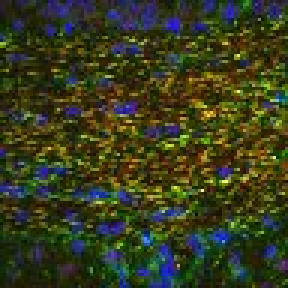
#> input picture studies/nor/web/drive_thumbs/10jC8411tLLA3QDxjRaLrItSZYPUoh3si.jpg, 96 x 96 px (shown 3 times larger)
$ python naive_nor.py ../web/drive_thumbs/10jC8411tLLA3QDxjRaLrItSZYPUoh3si.jpg ../web/drive_thumbs/11ZyrnqdF_mX6HOfuJqYSqKUAstN6doDV.jpg
#> lines starting #> are read from the running program, lines starting #| are printed output that depends on the picture; after the words box and inside, x2 and y2 are one past the last pixel; in counts of white or black regions, pixels touching at a corner belong together; long printed decimals are rounded
### studies/nor/detection/nor.py
"""Scale-free Caspr-Nav-Caspr node detector + transform-invariance harness (prototype).

Every decision rule is expressed in units the image measures for itself (R1): the unit is the
median Caspr component major-axis length, so nothing here carries a pixel or micrometre constant.
"""
import numpy as np
from scipy import ndimage as ndi

# ---------------------------------------------------------------- channels

# [6 lines left out: function load, not called in this run]


def quantile_valid(chan, q, valid=None):
    """Quantile over the imaged area only, so canvas padding cannot move the threshold."""
    v = chan if valid is None else chan[valid]
    if v.size == 0:
        v = chan
    return float(np.quantile(v, q))


def norm(c, valid=None):
    """Robust percentile normalisation: relative, so it survives a change of exposure or scale."""
    lo = quantile_valid(c, 0.01, valid); hi = quantile_valid(c, 0.995, valid)
    return np.clip((c - lo) / max(hi - lo, 1e-9), 0, 1)


# ---------------------------------------------------------------- components

def components(chan, keep_frac, valid=None):
    """Threshold at a fixed area fraction, label, and measure each blob's shape.

    keep_frac (not an absolute level) is what makes this scale-free: the same fraction of the
    imaged area is foreground at any zoom. Returns centroid, major-axis half-length, orientation.

    `valid` marks which pixels are real image rather than canvas padding. The quantile MUST be
    taken over the imaged area alone -- otherwise rotating an image, which pads the corners with
    black, silently makes the threshold more selective and the detector stops being invariant.
    """
    thr = quantile_valid(chan, 1.0 - keep_frac, valid)
    # `>=`, not `>`: a saturated image has many pixels tied at the top, and `>` selects none.
    mask = chan >= thr if thr >= chan.max() else chan > thr
    lab, n = ndi.label(mask)
    if n == 0:
        return []
    out = []
    for sl, i in zip(ndi.find_objects(lab), range(1, n + 1)):
        ys, xs = np.nonzero(lab[sl] == i)
        if ys.size < 4:
            continue
        ys = ys + sl[0].start
        xs = xs + sl[1].start
        cy, cx = ys.mean(), xs.mean()
        y, x = ys - cy, xs - cx
        cov = np.array([[(x * x).mean(), (x * y).mean()], [(x * y).mean(), (y * y).mean()]])
        w, v = np.linalg.eigh(cov)
        major = 2.0 * np.sqrt(max(w[-1], 1e-9))       # ~half-length along the long axis
        minor = 2.0 * np.sqrt(max(w[0], 1e-9))
        ang = np.arctan2(v[1, -1], v[0, -1])           # long-axis direction
        out.append(dict(cy=cy, cx=cx, major=major, minor=minor, ang=ang, area=float(ys.size)))
    return out


# [4 lines left out: function _ang_delta, not called in this run]


# ---------------------------------------------------------------- detection

P = dict(
    caspr_frac=0.15,      # fraction of pixels kept as Caspr foreground
    nav_frac=0.03,        # same for Nav
    nav_min_area=0.15,    # drop Nav specks below this fraction of the median Nav area
    win=2.0,              # local-axis window radius, in units
    reach=2.2,            # how far along the axis to look for a paranode, in units
    step=0.04,            # sampling step along the axis, in units
    min_run=0.10,         # a paranode must be present over at least this run, in units
)


def _bilinear(img, y, x):
    h, w = img.shape
    y = np.clip(y, 0, h - 1.001); x = np.clip(x, 0, w - 1.001)
    y0 = np.floor(y).astype(int); x0 = np.floor(x).astype(int)
    fy = y - y0; fx = x - x0
    return (img[y0, x0] * (1 - fy) * (1 - fx) + img[y0 + 1, x0] * fy * (1 - fx)
            + img[y0, x0 + 1] * (1 - fy) * fx + img[y0 + 1, x0 + 1] * fy * fx)


def detect(caspr, nav, p=P, valid=None):
    """Nav-centric: each Nav blob is a node candidate, confirmed by Caspr on BOTH sides of it.

    Working outward from the Nav blob rather than pairing Caspr blobs is what lets a node be
    found when its two paranodes are merged into one connected Caspr component -- which, in real
    dense fields, is the common case rather than the exception.

    Every distance below is a multiple of `unit`, the image's own measured Caspr length (R1).
    """
    cn, nn = norm(caspr, valid), norm(nav, valid)
    cs = components(cn, p['caspr_frac'], valid)
    nv = components(nn, p['nav_frac'], valid)
    if len(cs) < 2 or not nv:
        return [], dict(unit=np.nan, n_caspr=len(cs), n_nav=len(nv))

    unit = float(np.median([c['major'] for c in cs]))
    c_thr = quantile_valid(cn, 1.0 - p['caspr_frac'], valid)

    med_area = float(np.median([m['area'] for m in nv]))
    nv = [m for m in nv if m['area'] >= p['nav_min_area'] * med_area]

    cmask = (cn > c_thr).astype(float)
    ts = np.arange(p['step'], p['reach'], p['step']) * unit
    nodes = []
    for m in nv:
        cy, cx = m['cy'], m['cx']
        ang = _local_axis(cmask, cn, cy, cx, p['win'] * unit)
        if ang is None:
            continue
        dy, dx = np.sin(ang), np.cos(ang)
        sides = []
        for sgn in (+1, -1):
            prof = _bilinear(cmask, cy + sgn * dy * ts, cx + sgn * dx * ts)
            edge = _first_run(prof, ts, p['min_run'] * unit)
            sides.append(edge)
        if sides[0] is None or sides[1] is None:
            continue                      # Rule 1: a paranode on each side, or it is not a node
        gap = sides[0] + sides[1]
        nodes.append(dict(cy=cy, cx=cx, ang=ang, gap=gap, unit=unit,
                          gap_u=gap / unit, score=abs(sides[0] - sides[1]) / max(gap, 1e-9)))
    return nodes, dict(unit=unit, n_caspr=len(cs), n_nav=len(nv), c_thr=c_thr)


def _local_axis(cmask, cn, cy, cx, r):
    """Orientation of the Caspr structure around this point -- the axon direction, for free."""
    h, w = cmask.shape
    # floor/ceil, never int(): truncation is toward zero, so a window built with int() is not
    # the mirror of itself under a flip, and Tier-1 exactness dies by one pixel.
    y0, y1 = max(0, int(np.floor(cy - r))), min(h, int(np.ceil(cy + r)) + 1)
    x0, x1 = max(0, int(np.floor(cx - r))), min(w, int(np.ceil(cx + r)) + 1)
    sub = cmask[y0:y1, x0:x1] * cn[y0:y1, x0:x1]
    ys, xs = np.nonzero(sub > 0)
    if ys.size < 6:
        return None
    wgt = sub[ys, xs]
    yy = ys + y0 - cy; xx = xs + x0 - cx
    m = wgt.sum()
    cov = np.array([[(wgt * xx * xx).sum() / m, (wgt * xx * yy).sum() / m],
                    [(wgt * xx * yy).sum() / m, (wgt * yy * yy).sum() / m]])
    ev, evec = np.linalg.eigh(cov)
    if ev[-1] <= 0 or ev[-1] / max(ev[0], 1e-9) < 1.2:
        return None                        # too isotropic to call an axis
    return float(np.arctan2(evec[1, -1], evec[0, -1]))


def _first_run(prof, ts, min_run):
    """Distance to the near edge of the first sustained stretch of Caspr along the ray."""
    on = prof > 0.5
    i = 0
    n = len(on)
    while i < n:
        if on[i]:
            j = i
            while j < n and on[j]:
                j += 1
            if ts[j - 1] - ts[i] >= min_run:
                return float(ts[i])
            i = j
        else:
            i += 1
    return None


# ---------------------------------------------------------------- transforms

class T:
    """An affine map from source pixel coords to destination, kept explicit so the inverse is exact."""

    def __init__(self, name, M, out_shape, offset):
        self.name, self.M, self.out_shape, self.offset = name, M, out_shape, offset

    # [44 lines left out: functions apply, inv_points, make_T, transforms, not called in this run]


EXACT = {'identity', 'transpose', 'flip-lr', 'flip-ud', 'rot90', 'rot180'}


# ---------------------------------------------------------------- agreement

# [19 lines left out: function agree, not called in this run]

### studies/nor/detection/naive_nor.py
"""Naive first pass: border every suspected green-red-green triplet on the red-green image.

python3 naive_nor.py INPUT OUTDIR [--blue-mask]   (INPUT: 3-channel ImageJ TIFF, or an RGB PNG with red=Nav, green=Caspr)

--blue-mask blanks bright DAPI (nuclei) out of the red and green channels before detection and
leaves those pixels out of the thresholds, so red specks inside nuclei stop reading as nodes.
"""
import sys, os, math
import numpy as np
from scipy import ndimage as ndi
from PIL import Image, ImageDraw
import nor

def load(path):
    if path.lower().endswith(('.tif', '.tiff')):
        import tifffile
        with tifffile.TiffFile(path) as t:
            a = t.asarray().astype(np.float64)          # C,Y,X
            luts = (t.imagej_metadata or {}).get('LUTs')
            um = um_per_px(t.pages[0])
        if not luts or a.ndim != 3 or len(a) != 3:
            raise ValueError('expected a 3-channel ImageJ TIFF with display colours (LUTs)')
        cols = []
        for l in luts:
            l = np.asarray(l); cols.append('rgb'[int(np.argmax(l[:, -1]))])
        # by role, never by display colour (data/README.md): Caspr is the green-displayed channel,
        # DAPI the other channel of large blobs, Nav the rest
        g = cols.index('g')
        dapi = max((k for k in range(3) if k != g), key=lambda k: blob_area(a[k]))
        r = 3 - g - dapi
        print('display colours', cols, 'dapi ch', dapi, '-> caspr(green) ch', g, 'nav ch', r)
        return a[g], a[r], um, a[dapi]
    with Image.open(path) as f:
        im = np.asarray(f.convert('RGB')).astype(np.float64)
    return im[..., 1], im[..., 0], None, im[..., 2]

def um_per_px(page, tag='XResolution'):
    res = page.tags.get(tag)
    return 1 / res.value[0] * res.value[1] if res and res.value[0] else None


# [44 lines left out: functions pixel_height, file_info, blob_area, not called in this run]

def to8(c):
    lo, hi = np.quantile(c, 0.005), np.quantile(c, 0.998)
    return (np.clip((c - lo) / (hi - lo), 0, 1) * 255).astype(np.uint8)

BLUE_FRAC_OF_OTSU = 0.45   # Otsu alone hugs only the nucleus core; this catches its dim rim too
BLUE_GROW = 2              # px dilation past the threshold edge
BLUE_MIN_AREA = 30         # px; smaller bright-blue specks are not nuclei


# [10 lines left out: function blue_mask, not called in this run]


SHAPE_LEVEL = 0.7          # outline threshold, as a fraction of the detection thresholds


def element_mask(caspr, nav, nodes, info, valid):
    """Union of every detected triplet's pixels: Caspr or Nav foreground, confined to a narrow
    band along the node axis, keeping only the blobs that touch the axis line itself."""
    cn, nn = nor.norm(caspr, valid), nor.norm(nav, valid)
    # a looser level than detection used, so the outline reaches each paranode's dim tail
    fg = (cn > SHAPE_LEVEL * info['c_thr']) | (nn > SHAPE_LEVEL * nor.quantile_valid(nn, 1 - nor.P['nav_frac'], valid))
    H, W = fg.shape
    yy, xx = np.mgrid[0:H, 0:W]
    out = np.zeros_like(fg)
    for n in nodes:
        u = n['unit']; half_len = n['gap'] / 2 + 3.0 * u; half_w = max(1.2 * u, 3)
        r = int(np.ceil(half_len + 2))
        y0, y1 = max(0, int(n['cy']) - r), min(H, int(n['cy']) + r + 1)
        x0, x1 = max(0, int(n['cx']) - r), min(W, int(n['cx']) + r + 1)
        dy, dx = yy[y0:y1, x0:x1] - n['cy'], xx[y0:y1, x0:x1] - n['cx']
        along = dx * np.cos(n['ang']) + dy * np.sin(n['ang'])
        perp = -dx * np.sin(n['ang']) + dy * np.cos(n['ang'])
        band = (np.abs(along) <= half_len) & (np.abs(perp) <= half_w)
        sub = fg[y0:y1, x0:x1] & band
        lab, k = ndi.label(sub)
        axis = (np.abs(along) <= n['gap'] / 2 + u) & (np.abs(perp) <= 1.0)
        keep = np.unique(lab[axis & sub])
        el = np.isin(lab, keep[keep > 0])
        if not el.any():                     # nothing thresholded: fall back to the axis itself
            el = axis & (np.abs(along) <= n['gap'] / 2 + u)
        out[y0:y1, x0:x1] |= ndi.binary_closing(el, iterations=1) | el
    return out


def main(inp, out, use_mask=False):
#> called with use_mask = False
    os.makedirs(out, exist_ok=True)
    caspr, nav, um, dapi = load(inp)
#> in load, f is the input picture: PIL image 96x96 RGB; mean R, G, B 56, 60.5, 29.9
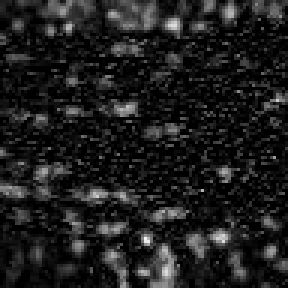
#> dapi: shape (96, 96) float64 (shown 3 times larger); min 0, max 245, mean 29.9
    caspr0, nav0 = caspr, nav   # QA images always show the original pixels
    valid = None
    if use_mask:
        bm = blue_mask(dapi)
        print(f'blue mask covers {bm.mean():.1%} of the image')
        valid = ~bm
        # blank to each channel's background level, so masked pixels are neither Caspr nor Nav
        caspr = np.where(bm, np.median(caspr[valid]), caspr)
        nav = np.where(bm, np.median(nav[valid]), nav)
    nodes, info = nor.detect(caspr, nav, valid=valid)
#> in norm, `lo = quantile_valid(c, 0.01, valid)`: lo = 20
#> in norm, `hi = quantile_valid(c, 0.995, valid)`: hi = 181
#> in norm (call 2), `lo = quantile_valid(c, 0.01, valid)`: lo = 10
#> in norm (call 2), `hi = quantile_valid(c, 0.995, valid)`: hi = 176
#> in norm (call 2), `return np.clip((c - lo) / max(hi - lo, 1e-9), 0, 1)`:
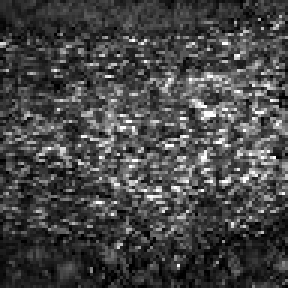
#> returned value: shape (96, 96) float64 (shown 3 times larger); min 0, max 1, mean 0.276
#> in components, `thr = quantile_valid(chan, 1.0 - keep_frac, valid)`: thr = 0.435
#> in components, `lab, n = ndi.label(mask)`: n = 377
#> the loop in components, `for sl, i in zip(ndi.find_objects(lab), range(1, n + 1)):` made 377 passes
#> (ys, xs) on passes 2 to 4: ([0], [0]), ([0], [0]), ([0, 1], [0, 0])
#> after the loop in components, `for sl, i in zip(ndi.find_objects(lab), range(1, n + 1)):`: out = 95 items
#> call 2 of components, with keep_frac = 0.03
#> in components (call 2), `thr = quantile_valid(chan, 1.0 - keep_frac, valid)`: thr = 0.753
#> in components (call 2), `lab, n = ndi.label(mask)`:
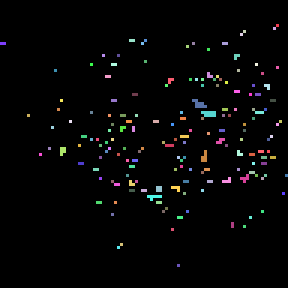
#> lab: shape (96, 96) int32 (shown 3 times larger); 170 distinct labels, from 0 to 169; one colour per label, 0 black
#> in components (call 2), `lab, n = ndi.label(mask)`: n = 169
#> the loop in components (call 2), `for sl, i in zip(ndi.find_objects(lab), range(1, n + 1)):` made 169 passes
#> after the loop in components (call 2), `for sl, i in zip(ndi.find_objects(lab), range(1, n + 1)):`: out = 10 items
#> in detect, `unit = float(np.median([c['major'] for c in cs]))`: unit = 2.25
#> in detect, `c_thr = quantile_valid(cn, 1.0 - p['caspr_frac'], valid)`: c_thr = 0.435
#> in detect, `med_area = float(np.median([m['area'] for m in nv]))`: med_area = 5
#> in detect, `ts = np.arange(p['step'], p['reach'], p['step']) * unit`: ts = 54 values from 0.0901 to 4.87
#> the loop in detect, `for m in nv:` made 10 passes
#> (cy, cx, y1 in _local_axis, x1 in _local_axis, cov in _local_axis) on passes 1 to 6: (34.22, 65.89, 40, 72, [[8.43, 3.67], [3.67, 8.22]]), (37.44, 69.22, 43, 75, [[8.67, 2.05], [2.05, 6.01]]), (46.5, 73, 53, 79, [[10.52, -2.48], [-2.48, 9.15]]), (49.8, 20.4, 56, 26, [[5.74, 0.925], [0.925, 10.14]]), (51.83, 67.67, 58, 74, [[6.04, -4.87], [-4.87, 13.21]]), (59, 81.2, 65, 87, [[9.73, -3.64], [-3.64, 5.66]])
#> after the loop in detect, `for m in nv:`: nodes = 10 items
#> nodes = 10 items; info = {'unit': 2.25, 'n_caspr': 95, 'n_nav': 10, 'c_thr': 0.435}
    print('detected', len(nodes), info)
#| detected 10 {'unit': 2.253, 'n_caspr': 95, 'n_nav': 10, 'c_thr': 0.4348}
    H, W = caspr.shape
    rgb = np.zeros((H, W, 3), np.uint8); rgb[..., 0] = to8(nav0); rgb[..., 1] = to8(caspr0)
#> after `rgb[..., 1] = to8(caspr0)`:
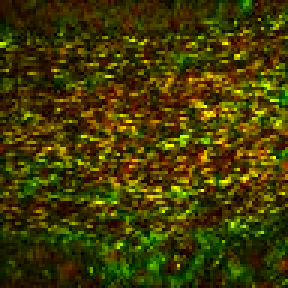
#> rgb: shape (96, 96, 3) (shown 3 times larger); mean of channels 0, 1, 2 66, 59.2, 0; drawn as R, G, B
    Image.fromarray(rgb).save(f'{out}/redgreen.png')
    if use_mask:
        mv = rgb.copy(); mv[..., 2] = to8(dapi) // 2
        edge = bm & ~ndi.binary_erosion(bm); mv[edge] = (0, 255, 255)
        Image.fromarray(mv).save(f'{out}/blue_mask_outline.png')
    # region around each triplet: along the axis, the node gap plus one paranode length each side
    regs = []
    for n in nodes:
        half_len = n['gap'] / 2 + n['unit'] * 1.2
        half_w = max(n['unit'] * 0.6, 3)
        regs.append((n['cx'], n['cy'], n['ang'], half_len, half_w))
#> this loop made 10 passes
#> after the loop, regs = 10 items, first 6: (65.89, 34.22, -2.37, 2.79, 3), (69.22, 37.44, -2.64, 2.79, 3), (73, 46.5, 2.49, 2.79, 3), (20.4, 49.8, 1.37, 2.79, 3), (67.67, 51.83, 2.04, 2.79, 3), (81.2, 59, 2.61, 2.79, 3)
    # overlay: trace each triplet's own green+red pixels and outline just outside them.
    # Drawn on a 3x-upscaled copy so the line is a third of an image pixel wide.
    shape = element_mask(caspr, nav, nodes, info, valid)
#> the loop in element_mask, `for n in nodes:` made 10 passes
#> (y0, y1, x0, x1, keep) on passes 1 to 3: (25, 44, 56, 75, [2]), (28, 47, 60, 79, [1]), (37, 56, 64, 83, [1])
    Z_OV = 3
    up = np.kron(shape, np.ones((Z_OV, Z_OV), bool))
#> up: shape (288, 288) bool; 2.9% white; 6 white regions, box (x1, y1, x2, y2) and area: (135, 177, 192, 204) 828, (204, 162, 267, 189) 531, (189, 99, 216, 123) 333, (51, 141, 72, 168) 297, (204, 123, 231, 147) 261, (198, 147, 216, 165) 189
    ring = ndi.binary_dilation(up) & ~up
#> ring: shape (288, 288) bool; 0.88% white in thin lines or dots, all inside (x1, y1, x2, y2) = (50, 98, 268, 205)
    ov = np.repeat(np.repeat(rgb, Z_OV, 0), Z_OV, 1)
    ov[ring] = (255, 255, 0)
#> ov: shape (288, 288, 3); mean of channels 0, 1, 2 67.6, 61, 0
    Image.fromarray(ov).save(f'{out}/overlay_yellow.png', optimize=True)
    # contact sheet: fixed-size square crops centred on each detection, upscaled, numbered
    S = int(math.ceil(max([2 * r[3] for r in regs] + [10]) + 8)); Z = max(1, 96 // S)
    cols = int(math.ceil(math.sqrt(max(len(regs), 1)) * 1.3))
    rows = int(math.ceil(len(regs) / cols)) if regs else 1
    cell = S * Z; pad = 4; lab = 12
    sheet = Image.new('RGB', (cols * (cell + pad) + pad, rows * (cell + pad + lab) + pad), (40, 40, 40))
#> sheet: PIL image 474x216 RGB; every value is 40
    sd = ImageDraw.Draw(sheet)
    big = np.pad(rgb, ((S, S), (S, S), (0, 0)))
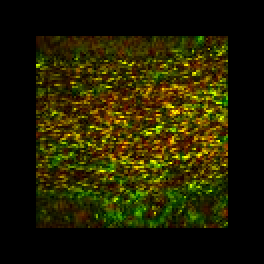
#> big: shape (132, 132, 3) (shown 2 times larger); mean of channels 0, 1, 2 34.9, 31.3, 0; drawn as R, G, B
    for k, (cx, cy, a, L, w) in enumerate(sorted(regs, key=lambda r: (round(r[1] / 100), r[0]))):
        y0 = int(round(cy)) + S - S // 2; x0 = int(round(cx)) + S - S // 2
        crop = Image.fromarray(big[y0:y0 + S, x0:x0 + S]).resize((cell, cell), Image.NEAREST)
        i, j = divmod(k, cols)
        X = pad + j * (cell + pad); Y = pad + i * (cell + pad + lab)
        sheet.paste(crop, (X, Y + lab)); sd.text((X + 1, Y), str(k + 1), fill=(255, 255, 0))
#> this loop made 10 passes
#> (cx, cy, a) on passes 1 to 8: (20.4, 49.8, 1.37), (65.89, 34.22, -2.37), (69.22, 37.44, -2.64), (73, 46.5, 2.49), (50.83, 65.17, -2.6), (52.5, 62.5, 3.06), (58.25, 62.25, 2.7), (67.67, 51.83, 2.04)
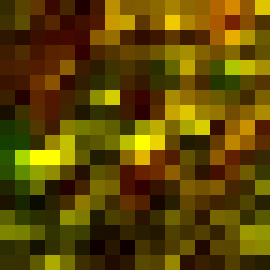
#> crop: PIL image 90x90 RGB (shown 3 times larger); mean R, G, B 93.4, 70.6, 0
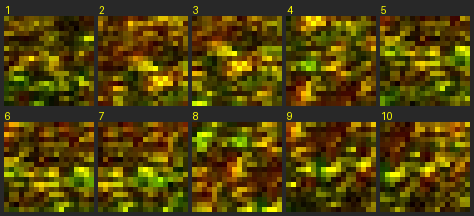
#> sheet: PIL image 474x216 RGB; mean R, G, B 82.4, 67.4, 8.3
    sheet.save(f'{out}/contact_sheet.png')
    print('crop px', S, 'zoom', Z, 'sheet', sheet.size, 'um/px', um)
#| crop px 18 zoom 5 sheet (474, 216) um/px None

if __name__ == '__main__':
    main(sys.argv[1], sys.argv[2], '--blue-mask' in sys.argv[3:])

$ run again, on studies/nor/web/drive_thumbs/123u8fED7ps41AfrzStTK26ZMRBBx1ZgO.jpg
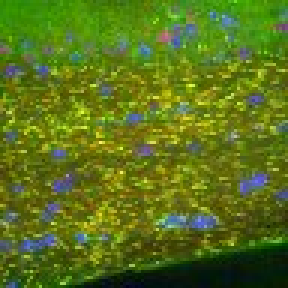
#> input picture studies/nor/web/drive_thumbs/123u8fED7ps41AfrzStTK26ZMRBBx1ZgO.jpg, 96 x 96 px (shown 3 times larger)
#> in load, f is the input picture: PIL image 96x96 RGB; mean R, G, B 90.1, 115.3, 25.5
#> lo = 19.15
#> hi = 210
#> thr = 0.675
#> mask: shape (96, 96) bool; 14.7% white in thin lines or dots
#> lab: shape (96, 96) int32; 384 distinct labels, from 0 to 383
#> in components, `lab, n = ndi.label(mask)`: n = 383
#> the loop in components, `for sl, i in zip(ndi.find_objects(lab), range(1, n + 1)):` made 383 passes
#> (ys, xs) on passes 1, 3, 4: ([0, 1], [0, 0]), ([0], [0]), ([0], [0])
#> after the loop in components, `for sl, i in zip(ndi.find_objects(lab), range(1, n + 1)):`: out = 80 items
#> mask: shape (96, 96) bool; 2.9% white in thin lines or dots, all inside (x1, y1, x2, y2) = (0, 11, 95, 95)
#> lab: shape (96, 96) int32; 152 distinct labels, from 0 to 151
#> the loop in components (call 2), `for sl, i in zip(ndi.find_objects(lab), range(1, n + 1)):` made 151 passes
#> nv = 14 items
#> unit = 2.24
#> c_thr = 0.675
#> med_area = 5
#> cmask: shape (96, 96) float64; values 0 (black) and 1 (white), 14.7% white in thin lines or dots
#> ts = 54 values from 0.0896 to 4.84
#> the loop in detect, `for m in nv:` made 14 passes
#> (cy, cx, y1 in _local_axis, x1 in _local_axis, cov in _local_axis) on passes 1, 2, 3, 4, 6, 7: (11.8, 54.4, 18, 60, [[10.33, 2.38], [2.38, 14.22]]), (23.75, 86.25, 30, 92, [[8.14, -2.74], [-2.74, 7.69]]), (30.83, 55.17, 37, 61, [[6.78, 2.86], [2.86, 9.74]]), (30.5, 68, 36, 74, [[11.34, 2.74], [2.74, 7.47]]), (34.83, 55, 41, 61, [[7.97, 0.852], [0.852, 8.14]]), (37, 26.5, 43, 32, [[4.51, -0.197], [-0.197, 8.71]])
#| detected 12 {'unit': 2.241, 'n_caspr': 80, 'n_nav': 14, 'c_thr': 0.6751}
#> the loop in main, `for n in nodes:` made 12 passes
#> in element_mask, `fg = (cn > SHAPE_LEVEL * info['c_thr']) | (nn > SHAPE_LEVEL * nor.quan..`:
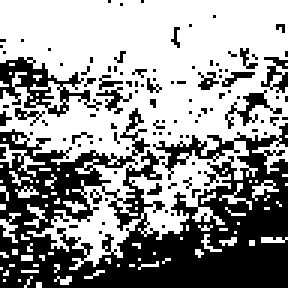
#> fg: shape (96, 96) bool (shown 3 times larger); 58.5% white; 103 black regions (95 under 20 px), largest, box (x1, y1, x2, y2) and area: (0, 36, 96, 96) 3092, (0, 19, 34, 39) 241, (75, 30, 94, 43) 68
#> the loop in element_mask, `for n in nodes:` made 12 passes
#> up: shape (288, 288) bool; 7.6% white; 7 white regions, largest, box (x1, y1, x2, y2) and area: (147, 72, 225, 147) 2115, (144, 6, 186, 69) 1062, (72, 198, 117, 246) 891
#> ring: shape (288, 288) bool; 1.5% white in thin lines or dots, all inside (x1, y1, x2, y2) = (68, 5, 277, 247)
#> the loop in main, `for k, (cx, cy, a, L, w) in enumerate(sorted(regs, key=lambda r: (roun..` made 12 passes
#> (cx, cy, a, L) on passes 1 to 8: (26.5, 37, 1.62, 2.78), (26.5, 42, 1.4, 2.78), (54.4, 11.8, 1.13, 6.23), (55, 34.83, 0.836, 2.78), (55.17, 30.83, 1.02, 2.78), (57.83, 46, 2.07, 2.78), (67, 41, -2.69, 2.78), (68, 30.5, -2.66, 2.78)
#> after the loop in main, `for k, (cx, cy, a, L, w) in enumerate(sorted(regs, key=lambda r: (roun..`:
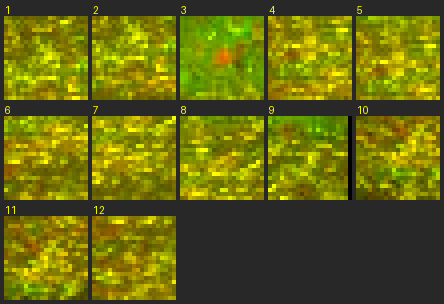
#> sheet: PIL image 444x304 RGB; mean R, G, B 102, 103.4, 14.8
#| crop px 21 zoom 4 sheet (444, 304) um/px None
